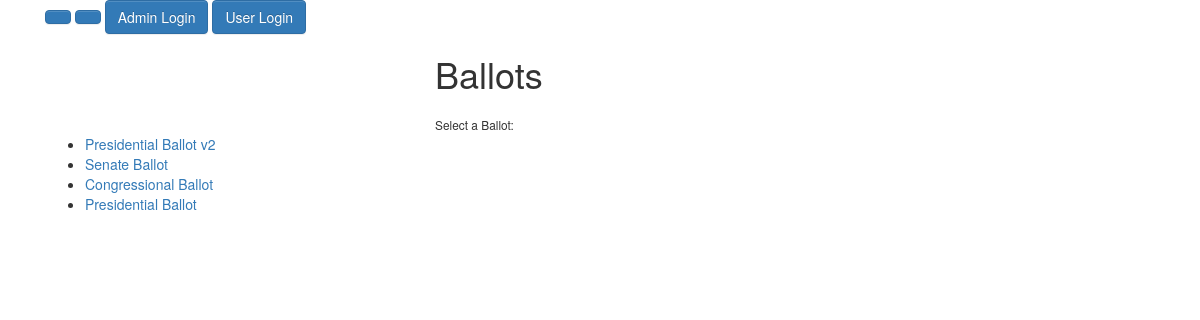
Screenshot of /polls/ with the database file from the repository.
### polls/models.py (models this page shows, shortened)
class Ballot(models.Model):
	ballot_text = models.CharField(max_length=200)
	pub_date = models.DateTimeField('date published')
	end_date = models.DateTimeField('end date')

### polls/views.py (the view)
class IndexView(generic.ListView):
	template_name = 'polls/index.html'
	context_object_name = 'latest_ballot_list'
	def get_queryset(self):
		return Ballot.objects.order_by('-pub_date')[:5]

### polls/templates/polls/index.html (shortened to what this page needs)
{% load staticfiles %}
<!DOCTYPE html>
<html lang="en">
<div class="container-fluid">
	<head>
		<link rel="stylesheet" href="//maxcdn.bootstrapcdn.com/bootstrap/3.2.0/css/bootstrap.min.css">
		<link rel="stylesheet" href="//maxcdn.bootstrapcdn.com/bootstrap/3.2.0/css/bootstrap-theme.min.css">
		<link rel="stylesheet" href="{% static 'bootstrap-3.3.7-dist/css/bootstrap.css' %}">
		<link rel="stylesheet" href="{% static 'bootstrap-3.3.7-dist/css/bootstrap-theme.css' %}">
		<link rel="stylesheet" href="{% static 'css/polls.css' %}">
		{% load bootstrap3 %}
		{% bootstrap_css %}
	</head>
  {% buttons %}
  	<a href="{% url 'polls:index' %}" type="btn" class="btn btn-primary">{% bootstrap_icon "home" %}</a>
    <button type="submit" class="btn btn-primary">
    </button>
	<a href="{% url 'admin:index' %}" type="btn" class="btn btn-primary">{% bootstrap_icon "user" %} Admin Login</a>
     <button type="submit" class="btn btn-primary">
      {% bootstrap_icon "user" %} User Login
    </button>
  {% endbuttons %}
<div class="row">
  <div class="col-md-4"></div>
  <div class="col-md-4">
  		<h1> Ballots </h1>
		<small>Select a Ballot:</small>
  </div>
 <div class="col-md-4"></div>
</div>
	{% if latest_ballot_list %}
		<ul>
		{% for ballot in latest_ballot_list %}
			<li><a href="{% url 'polls:detail' ballot.id %}"> {{ ballot.ballot_text }}</a></li>
			{% endfor %}
		</ul>
	{% else %}
		<p>No polls area available.</p>
	{% endif %}
</html>

### rows the page displays
Ballot: ballot_text "Presidential Ballot v2"
Ballot: ballot_text "Senate Ballot"
Ballot: ballot_text "Congressional Ballot"
Ballot: ballot_text "Presidential Ballot"
